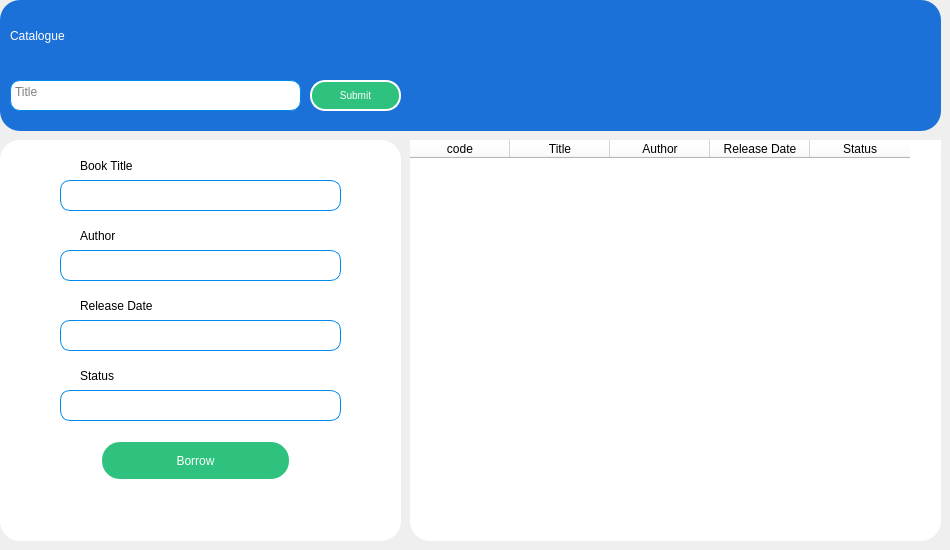
    <widget class="QWidget" name="bookstab">
     <attribute name="title">
      <string>Books</string>
     </attribute>
     <widget class="QFrame" name="frame_5">
      <property name="geometry">
       <rect>
        <x>0</x>
        <y>0</y>
        <width>941</width>
        <height>131</height>
       </rect>
      </property>
      <property name="styleSheet">
       <string notr="true">border: 1px ;
border-radius: 20px;
background-color:rgb(28, 113, 216)</string>
      </property>
      <property name="frameShape">
       <enum>QFrame::StyledPanel</enum>
      </property>
      <property name="frameShadow">
       <enum>QFrame::Raised</enum>
      </property>
      <widget class="QLabel" name="label20">
       <property name="geometry">
        <rect>
         <x>10</x>
         <y>0</y>
         <width>211</width>
         <height>71</height>
        </rect>
       </property>
       <property name="styleSheet">
        <string notr="true">font: 63 italic 30pt &quot;URW Bookman&quot;;
color:white;
background-color: rgba(28, 113, 216, 0);</string>
       </property>
       <property name="text">
        <string>Catalogue</string>
       </property>
      </widget>
      <widget class="QPushButton" name="icon12">
       <property name="geometry">
        <rect>
         <x>140</x>
         <y>0</y>
         <width>111</width>
         <height>51</height>
        </rect>
       </property>
       <property name="styleSheet">
        <string notr="true">background-color: rgba(28, 113, 216, 0);</string>
       </property>
       <property name="text">
        <string/>
       </property>
       <property name="icon">
        <iconset>
         <normaloff>Icons/graduate-cap.png</normaloff>Icons/graduate-cap.png</iconset>
       </property>
       <property name="iconSize">
        <size>
         <width>25</width>
         <height>25</height>
        </size>
       </property>
      </widget>
      <widget class="QTextEdit" name="mb_titlein">
       <property name="geometry">
        <rect>
         <x>10</x>
         <y>80</y>
         <width>291</width>
         <height>31</height>
        </rect>
       </property>
       <property name="styleSheet">
        <string notr="true">background-color: white;
border-style: solid;
border-width: 1px;
border-color:rgb(0, 137, 236);
border-radius: 10px;
font: 75 14pt &quot;Ubuntu Mono&quot;;

</string>
       </property>
       <property name="html">
        <string>&lt;!DOCTYPE HTML PUBLIC &quot;-//W3C//DTD HTML 4.0//EN&quot; &quot;http://www.w3.org/TR/REC-html40/strict.dtd&quot;&gt;
&lt;html&gt;&lt;head&gt;&lt;meta name=&quot;qrichtext&quot; content=&quot;1&quot; /&gt;&lt;style type=&quot;text/css&quot;&gt;
p, li { white-space: pre-wrap; }
&lt;/style&gt;&lt;/head&gt;&lt;body style=&quot; font-family:'Ubuntu Mono'; font-size:14pt; font-weight:72; font-style:normal;&quot;&gt;
&lt;p style=&quot;-qt-paragraph-type:empty; margin-top:0px; margin-bottom:0px; margin-left:0px; margin-right:0px; -qt-block-indent:0; text-indent:0px; font-family:'Ubuntu'; font-size:11pt; font-weight:400;&quot;&gt;&lt;br /&gt;&lt;/p&gt;&lt;/body&gt;&lt;/html&gt;</string>
       </property>
       <property name="placeholderText">
        <string>Title</string>
       </property>
      </widget>
      <widget class="QPushButton" name="mb_submitbtn">
       <property name="geometry">
        <rect>
         <x>310</x>
         <y>80</y>
         <width>91</width>
         <height>31</height>
        </rect>
       </property>
       <property name="styleSheet">
        <string notr="true">
QPushButton {
	background-color: rgb(46, 194, 126);
    border: 2px solid white;
    border-radius: 15px;
    border-style: outset;
    padding: 5px;
    transition: all .5s ease;
    color: white;
    font-family:'Montserrat', sans-serif;
    text-transform: uppercase;
    text-align: center;
    line-height: 1;
    font-size: 10px;
    padding: 0px;
    outline: none;
    
    
}
QPushButton:hover {
    color:rgb(0, 137, 236);;
    background-color: white;;
}
</string>
       </property>
       <property name="text">
        <string>Submit</string>
       </property>
       <property name="icon">
        <iconset>
         <normaloff>Icons/magnifying-glass.png</normaloff>Icons/magnifying-glass.png</iconset>
       </property>
       <property name="iconSize">
        <size>
         <width>17</width>
         <height>17</height>
        </size>
       </property>
      </widget>
     </widget>
     <widget class="QTableWidget" name="Bookstable">
      <property name="geometry">
       <rect>
        <x>410</x>
        <y>140</y>
        <width>531</width>
        <height>401</height>
       </rect>
      </property>
      <property name="styleSheet">
       <string notr="true">border: 1px ;
border-radius: 20px;
background-color: white;</string>
      </property>
      <property name="editTriggers">
       <set>QAbstractItemView::NoEditTriggers</set>
      </property>
      <column>
       <property name="text">
        <string>code</string>
       </property>
      </column>
      <column>
       <property name="text">
        <string>Title</string>
       </property>
      </column>
      <column>
       <property name="text">
        <string>Author</string>
       </property>
      </column>
      <column>
       <property name="text">
        <string>Release Date</string>
       </property>
      </column>
      <column>
       <property name="text">
        <string>Status</string>
       </property>
      </column>
     </widget>
     <widget class="QFrame" name="frame_7">
      <property name="geometry">
       <rect>
        <x>0</x>
        <y>140</y>
        <width>401</width>
        <height>401</height>
       </rect>
      </property>
      <property name="styleSheet">
       <string notr="true">border: 1px;
border-radius: 20px;
background-color: white;</string>
      </property>
      <property name="frameShape">
       <enum>QFrame::StyledPanel</enum>
      </property>
      <property name="frameShadow">
       <enum>QFrame::Raised</enum>
      </property>
      <widget class="QLabel" name="label21">
       <property name="geometry">
        <rect>
         <x>80</x>
         <y>10</y>
         <width>91</width>
         <height>31</height>
        </rect>
       </property>
       <property name="styleSheet">
        <string notr="true">font: 75 16pt &quot;Ubuntu&quot;;</string>
       </property>
       <property name="text">
        <string>Book Title</string>
       </property>
      </widget>
      <widget class="QTextEdit" name="mb_titleout">
       <property name="enabled">
        <bool>true</bool>
       </property>
       <property name="geometry">
        <rect>
         <x>60</x>
         <y>40</y>
         <width>281</width>
         <height>31</height>
        </rect>
       </property>
       <property name="styleSheet">
        <string notr="true">background-color: white;
border-style: solid;
border-width: 1px;
border-color:rgb(0, 137, 236);
border-radius: 10px;
font: 75 14pt &quot;Ubuntu Mono&quot;;

</string>
       </property>
       <property name="readOnly">
        <bool>true</bool>
       </property>
       <property name="html">
        <string>&lt;!DOCTYPE HTML PUBLIC &quot;-//W3C//DTD HTML 4.0//EN&quot; &quot;http://www.w3.org/TR/REC-html40/strict.dtd&quot;&gt;
&lt;html&gt;&lt;head&gt;&lt;meta name=&quot;qrichtext&quot; content=&quot;1&quot; /&gt;&lt;style type=&quot;text/css&quot;&gt;
p, li { white-space: pre-wrap; }
&lt;/style&gt;&lt;/head&gt;&lt;body style=&quot; font-family:'Ubuntu Mono'; font-size:14pt; font-weight:72; font-style:normal;&quot;&gt;
&lt;p style=&quot;-qt-paragraph-type:empty; margin-top:0px; margin-bottom:0px; margin-left:0px; margin-right:0px; -qt-block-indent:0; text-indent:0px; font-family:'Ubuntu'; font-size:11pt; font-weight:400;&quot;&gt;&lt;br /&gt;&lt;/p&gt;&lt;/body&gt;&lt;/html&gt;</string>
       </property>
      </widget>
      <widget class="QLabel" name="label22">
       <property name="geometry">
        <rect>
         <x>80</x>
         <y>80</y>
         <width>91</width>
         <height>31</height>
        </rect>
       </property>
       <property name="styleSheet">
        <string notr="true">font: 75 16pt &quot;Ubuntu&quot;;
background-color: rgba(42, 41, 41, 0);</string>
       </property>
       <property name="text">
        <string>Author</string>
       </property>
      </widget>
      <widget class="QTextEdit" name="mb_authorout">
       <property name="enabled">
        <bool>true</bool>
       </property>
       <property name="geometry">
        <rect>
         <x>60</x>
         <y>110</y>
         <width>281</width>
         <height>31</height>
        </rect>
       </property>
       <property name="styleSheet">
        <string notr="true">background-color: white;
border-style: solid;
border-width: 1px;
border-color:rgb(0, 137, 236);
border-radius: 10px;
font: 75 14pt &quot;Ubuntu Mono&quot;;

</string>
       </property>
       <property name="readOnly">
        <bool>true</bool>
       </property>
       <property name="html">
        <string>&lt;!DOCTYPE HTML PUBLIC &quot;-//W3C//DTD HTML 4.0//EN&quot; &quot;http://www.w3.org/TR/REC-html40/strict.dtd&quot;&gt;
&lt;html&gt;&lt;head&gt;&lt;meta name=&quot;qrichtext&quot; content=&quot;1&quot; /&gt;&lt;style type=&quot;text/css&quot;&gt;
p, li { white-space: pre-wrap; }
&lt;/style&gt;&lt;/head&gt;&lt;body style=&quot; font-family:'Ubuntu Mono'; font-size:14pt; font-weight:72; font-style:normal;&quot;&gt;
&lt;p style=&quot;-qt-paragraph-type:empty; margin-top:0px; margin-bottom:0px; margin-left:0px; margin-right:0px; -qt-block-indent:0; text-indent:0px; font-family:'Ubuntu'; font-size:11pt; font-weight:400;&quot;&gt;&lt;br /&gt;&lt;/p&gt;&lt;/body&gt;&lt;/html&gt;</string>
       </property>
      </widget>
      <widget class="QLabel" name="label23">
       <property name="geometry">
        <rect>
         <x>80</x>
         <y>150</y>
         <width>121</width>
         <height>31</height>
        </rect>
       </property>
       <property name="styleSheet">
        <string notr="true">font: 75 16pt &quot;Ubuntu&quot;;
background-color: rgba(65, 191, 64, 0);</string>
       </property>
       <property name="text">
        <string>Release Date</string>
       </property>
      </widget>
      <widget class="QTextEdit" name="mb_rdateout">
       <property name="enabled">
        <bool>true</bool>
       </property>
       <property name="geometry">
        <rect>
         <x>60</x>
         <y>180</y>
         <width>281</width>
         <height>31</height>
        </rect>
       </property>
       <property name="styleSheet">
        <string notr="true">background-color: white;
border-style: solid;
border-width: 1px;
border-color:rgb(0, 137, 236);
border-radius: 10px;
font: 75 14pt &quot;Ubuntu Mono&quot;;

</string>
       </property>
       <property name="readOnly">
        <bool>true</bool>
       </property>
       <property name="html">
        <string>&lt;!DOCTYPE HTML PUBLIC &quot;-//W3C//DTD HTML 4.0//EN&quot; &quot;http://www.w3.org/TR/REC-html40/strict.dtd&quot;&gt;
&lt;html&gt;&lt;head&gt;&lt;meta name=&quot;qrichtext&quot; content=&quot;1&quot; /&gt;&lt;style type=&quot;text/css&quot;&gt;
p, li { white-space: pre-wrap; }
&lt;/style&gt;&lt;/head&gt;&lt;body style=&quot; font-family:'Ubuntu Mono'; font-size:14pt; font-weight:72; font-style:normal;&quot;&gt;
&lt;p style=&quot;-qt-paragraph-type:empty; margin-top:0px; margin-bottom:0px; margin-left:0px; margin-right:0px; -qt-block-indent:0; text-indent:0px; font-family:'Ubuntu'; font-size:11pt; font-weight:400;&quot;&gt;&lt;br /&gt;&lt;/p&gt;&lt;/body&gt;&lt;/html&gt;</string>
       </property>
      </widget>
      <widget class="QLabel" name="label24">
       <property name="geometry">
        <rect>
         <x>80</x>
         <y>220</y>
         <width>121</width>
         <height>31</height>
        </rect>
       </property>
       <property name="styleSheet">
        <string notr="true">font: 75 16pt &quot;Ubuntu&quot;;
background-color: rgba(65, 191, 64, 0);</string>
       </property>
       <property name="text">
        <string>Status</string>
       </property>
      </widget>
      <widget class="QTextEdit" name="mb_statusout">
       <property name="enabled">
        <bool>true</bool>
       </property>
       <property name="geometry">
        <rect>
         <x>60</x>
         <y>250</y>
         <width>281</width>
         <height>31</height>
        </rect>
       </property>
       <property name="styleSheet">
        <string notr="true">background-color: white;
border-style: solid;
border-width: 1px;
border-color:rgb(0, 137, 236);
border-radius: 10px;
font: 75 14pt &quot;Ubuntu Mono&quot;;

</string>
       </property>
       <property name="readOnly">
        <bool>true</bool>
       </property>
       <property name="html">
        <string>&lt;!DOCTYPE HTML PUBLIC &quot;-//W3C//DTD HTML 4.0//EN&quot; &quot;http://www.w3.org/TR/REC-html40/strict.dtd&quot;&gt;
&lt;html&gt;&lt;head&gt;&lt;meta name=&quot;qrichtext&quot; content=&quot;1&quot; /&gt;&lt;style type=&quot;text/css&quot;&gt;
p, li { white-space: pre-wrap; }
&lt;/style&gt;&lt;/head&gt;&lt;body style=&quot; font-family:'Ubuntu Mono'; font-size:14pt; font-weight:72; font-style:normal;&quot;&gt;
&lt;p style=&quot;-qt-paragraph-type:empty; margin-top:0px; margin-bottom:0px; margin-left:0px; margin-right:0px; -qt-block-indent:0; text-indent:0px; font-family:'Ubuntu'; font-size:11pt; font-weight:400;&quot;&gt;&lt;br /&gt;&lt;/p&gt;&lt;/body&gt;&lt;/html&gt;</string>
       </property>
      </widget>
      <widget class="QPushButton" name="mb_borrowbtn">
       <property name="geometry">
        <rect>
         <x>100</x>
         <y>300</y>
         <width>191</width>
         <height>41</height>
        </rect>
       </property>
       <property name="styleSheet">
        <string notr="true">
QPushButton {
	background-color: rgb(46, 194, 126);
    border: 2px solid white;
    border-radius: 20px;
    border-style: outset;
    padding: 5px;
    transition: all .5s ease;
    color: white;
    font-family:'Montserrat', sans-serif;
    text-transform: uppercase;
    text-align: center;
    line-height: 1;
    font-size: 12px;
    padding: 10px;
    outline: none;
    
    
}
QPushButton:hover {
    color:rgb(0, 137, 236);;
    background-color: white;;
}
</string>
       </property>
       <property name="text">
        <string>Borrow</string>
       </property>
       <property name="icon">
        <iconset>
         <normaloff>Icons/borrow.png</normaloff>Icons/borrow.png</iconset>
       </property>
       <property name="iconSize">
        <size>
         <width>30</width>
         <height>30</height>
        </size>
       </property>
      </widget>
     </widget>
    </widget>
